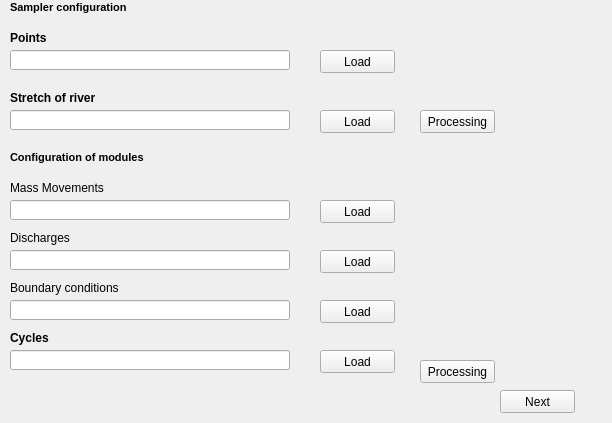
            <widget class="QWidget" name="page_7">
             <property name="geometry">
              <rect>
               <x>0</x>
               <y>0</y>
               <width>612</width>
               <height>423</height>
              </rect>
             </property>
             <attribute name="label">
              <string>Step 7 - Sampler &amp; Modules</string>
             </attribute>
             <widget class="QPushButton" name="Button_Load_tramos">
              <property name="geometry">
               <rect>
                <x>320</x>
                <y>110</y>
                <width>75</width>
                <height>23</height>
               </rect>
              </property>
              <property name="text">
               <string>Load</string>
              </property>
             </widget>
             <widget class="QLabel" name="label_72">
              <property name="geometry">
               <rect>
                <x>10</x>
                <y>90</y>
                <width>131</width>
                <height>16</height>
               </rect>
              </property>
              <property name="text">
               <string>&lt;html&gt;&lt;head/&gt;&lt;body&gt;&lt;p&gt;&lt;span style=&quot; font-weight:600;&quot;&gt;Stretch of river&lt;/span&gt;&lt;/p&gt;&lt;/body&gt;&lt;/html&gt;</string>
              </property>
             </widget>
             <widget class="QLineEdit" name="Path_shp_tramos">
              <property name="geometry">
               <rect>
                <x>10</x>
                <y>110</y>
                <width>280</width>
                <height>20</height>
               </rect>
              </property>
             </widget>
             <widget class="QLineEdit" name="Path_shp_points">
              <property name="geometry">
               <rect>
                <x>10</x>
                <y>50</y>
                <width>280</width>
                <height>20</height>
               </rect>
              </property>
             </widget>
             <widget class="QPushButton" name="Button_Load_Points">
              <property name="geometry">
               <rect>
                <x>320</x>
                <y>50</y>
                <width>75</width>
                <height>23</height>
               </rect>
              </property>
              <property name="text">
               <string>Load</string>
              </property>
             </widget>
             <widget class="QPushButton" name="Button_Run_Muestreador">
              <property name="geometry">
               <rect>
                <x>420</x>
                <y>110</y>
                <width>75</width>
                <height>23</height>
               </rect>
              </property>
              <property name="text">
               <string>Processing</string>
              </property>
             </widget>
             <widget class="QLabel" name="label_71">
              <property name="geometry">
               <rect>
                <x>10</x>
                <y>30</y>
                <width>131</width>
                <height>16</height>
               </rect>
              </property>
              <property name="text">
               <string>&lt;html&gt;&lt;head/&gt;&lt;body&gt;&lt;p&gt;&lt;span style=&quot; font-weight:600;&quot;&gt;Points&lt;/span&gt;&lt;/p&gt;&lt;/body&gt;&lt;/html&gt;</string>
              </property>
             </widget>
             <widget class="QLabel" name="label_36">
              <property name="geometry">
               <rect>
                <x>10</x>
                <y>0</y>
                <width>351</width>
                <height>16</height>
               </rect>
              </property>
              <property name="font">
               <font>
                <pointsize>8</pointsize>
                <weight>75</weight>
                <bold>true</bold>
               </font>
              </property>
              <property name="text">
               <string>&lt;html&gt;&lt;head/&gt;&lt;body&gt;&lt;p&gt;Sampler configuration&lt;/p&gt;&lt;/body&gt;&lt;/html&gt;</string>
              </property>
             </widget>
             <widget class="QLabel" name="label_37">
              <property name="geometry">
               <rect>
                <x>10</x>
                <y>150</y>
                <width>351</width>
                <height>16</height>
               </rect>
              </property>
              <property name="font">
               <font>
                <pointsize>8</pointsize>
                <weight>75</weight>
                <bold>true</bold>
               </font>
              </property>
              <property name="text">
               <string>&lt;html&gt;&lt;head/&gt;&lt;body&gt;&lt;p&gt;Configuration of modules&lt;/p&gt;&lt;/body&gt;&lt;/html&gt;</string>
              </property>
             </widget>
             <widget class="QPushButton" name="Button_Load_Ciclos">
              <property name="geometry">
               <rect>
                <x>320</x>
                <y>350</y>
                <width>75</width>
                <height>23</height>
               </rect>
              </property>
              <property name="text">
               <string>Load</string>
              </property>
             </widget>
             <widget class="QLabel" name="label_73">
              <property name="geometry">
               <rect>
                <x>10</x>
                <y>180</y>
                <width>131</width>
                <height>16</height>
               </rect>
              </property>
              <property name="text">
               <string>&lt;html&gt;&lt;head/&gt;&lt;body&gt;&lt;p&gt;Mass Movements&lt;/p&gt;&lt;/body&gt;&lt;/html&gt;</string>
              </property>
             </widget>
             <widget class="QLineEdit" name="Path_excel_Vertimientos">
              <property name="geometry">
               <rect>
                <x>10</x>
                <y>250</y>
                <width>280</width>
                <height>20</height>
               </rect>
              </property>
             </widget>
             <widget class="QLineEdit" name="Path_excel_Ciclos">
              <property name="geometry">
               <rect>
                <x>10</x>
                <y>350</y>
                <width>280</width>
                <height>20</height>
               </rect>
              </property>
             </widget>
             <widget class="QLineEdit" name="Path_excel_Mov_mass">
              <property name="geometry">
               <rect>
                <x>10</x>
                <y>200</y>
                <width>280</width>
                <height>20</height>
               </rect>
              </property>
             </widget>
             <widget class="QLabel" name="label_74">
              <property name="geometry">
               <rect>
                <x>10</x>
                <y>230</y>
                <width>131</width>
                <height>16</height>
               </rect>
              </property>
              <property name="text">
               <string>&lt;html&gt;&lt;head/&gt;&lt;body&gt;&lt;p&gt;Discharges&lt;/p&gt;&lt;/body&gt;&lt;/html&gt;</string>
              </property>
             </widget>
             <widget class="QLabel" name="label_75">
              <property name="geometry">
               <rect>
                <x>10</x>
                <y>330</y>
                <width>131</width>
                <height>16</height>
               </rect>
              </property>
              <property name="text">
               <string>&lt;html&gt;&lt;head/&gt;&lt;body&gt;&lt;p&gt;&lt;span style=&quot; font-weight:600;&quot;&gt;Cycles&lt;/span&gt;&lt;/p&gt;&lt;/body&gt;&lt;/html&gt;</string>
              </property>
             </widget>
             <widget class="QPushButton" name="Button_Load_Mov_mass">
              <property name="geometry">
               <rect>
                <x>320</x>
                <y>200</y>
                <width>75</width>
                <height>23</height>
               </rect>
              </property>
              <property name="text">
               <string>Load</string>
              </property>
             </widget>
             <widget class="QPushButton" name="Button_Load_Vertimientos">
              <property name="geometry">
               <rect>
                <x>320</x>
                <y>250</y>
                <width>75</width>
                <height>23</height>
               </rect>
              </property>
              <property name="text">
               <string>Load</string>
              </property>
             </widget>
             <widget class="QPushButton" name="Button_Run_Modulos">
              <property name="geometry">
               <rect>
                <x>420</x>
                <y>360</y>
                <width>75</width>
                <height>23</height>
               </rect>
              </property>
              <property name="text">
               <string>Processing</string>
              </property>
             </widget>
             <widget class="QPushButton" name="Button_Step_8">
              <property name="geometry">
               <rect>
                <x>500</x>
                <y>390</y>
                <width>75</width>
                <height>23</height>
               </rect>
              </property>
              <property name="text">
               <string>Next</string>
              </property>
             </widget>
             <widget class="QLineEdit" name="Path_excel_boundary">
              <property name="geometry">
               <rect>
                <x>10</x>
                <y>300</y>
                <width>280</width>
                <height>20</height>
               </rect>
              </property>
             </widget>
             <widget class="QPushButton" name="Button_Load_boundary">
              <property name="geometry">
               <rect>
                <x>320</x>
                <y>300</y>
                <width>75</width>
                <height>23</height>
               </rect>
              </property>
              <property name="text">
               <string>Load</string>
              </property>
             </widget>
             <widget class="QLabel" name="label_76">
              <property name="geometry">
               <rect>
                <x>10</x>
                <y>280</y>
                <width>131</width>
                <height>16</height>
               </rect>
              </property>
              <property name="text">
               <string>&lt;html&gt;&lt;head/&gt;&lt;body&gt;&lt;p&gt;Boundary conditions&lt;/p&gt;&lt;/body&gt;&lt;/html&gt;</string>
              </property>
             </widget>
            </widget>
